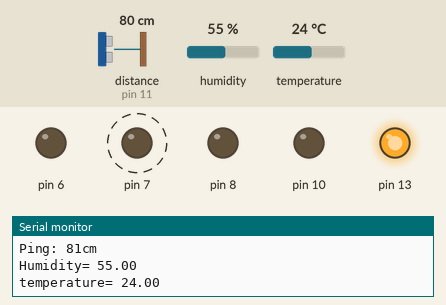
Bench run of a sketch on a simulated Arduino Uno, built with avr-gcc and run on an emulated ATmega328P. Parts: output pins drawn as LEDs (lit = HIGH), the last lines printed to the serial monitor. Dashed ring = blinking. Inputs (shaded band) come from the test bench; at power-on: distance to the obstacle (sensor on pin 11) 80 cm, humidity 55 %, temperature 24 °C. The echo pulse lasts 58.3 µs per cm.

Above: at 1.2 s.
1.3 s: distance to the obstacle (sensor on pin 11) set to 93 cm
6.8 s: distance to the obstacle (sensor on pin 11) set to 102 cm
At 8.3 s:
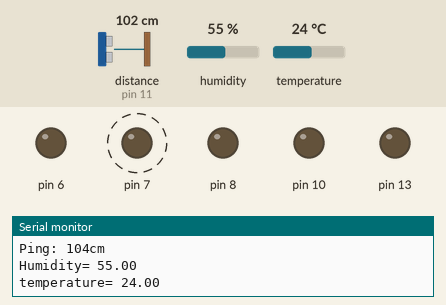
11.1 s: humidity set to 32 %
14.6 s: humidity set to 29 %
At 15.7 s:
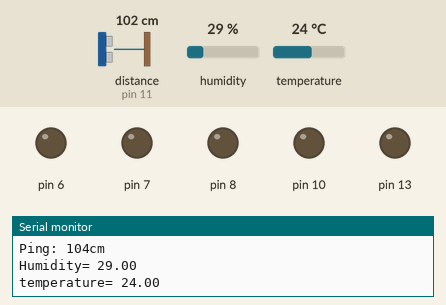
16.5 s: humidity set to 40 %
At 18.7 s:
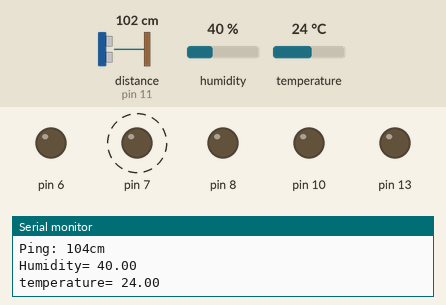
22.0 s: distance to the obstacle (sensor on pin 11) set to 2 cm
At 22.9 s:
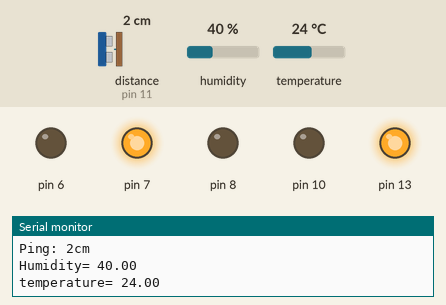
Timing chart, 0 to 25.0 s (numbered marks = the images above; inputs shaded):
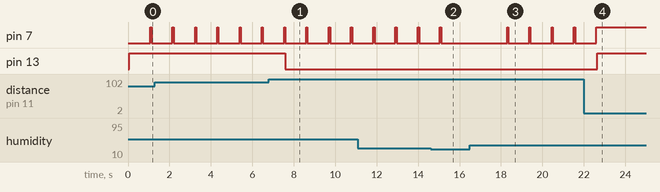

Measured:
- the behaviour switches between 97 and 98 cm on distance to the obstacle (sensor on pin 11) (found by bisection; images 0 and 1)
- the behaviour switches between 31 and 30 % on humidity (found by bisection; images 1 and 2)
- after the input at 6.8 s, pin 13: HIGH → LOW after 0.80 s
- after the input at 14.6 s, pin 7: goes on until 15.1 s, then stays LOW
- after the input at 16.5 s, pin 7: alternates HIGH for 0.06 s and LOW for 1.0 s, starting after 1.8 s
- after the input at 22.0 s, pin 7: goes on until 22.6 s, then stays HIGH; pin 13: LOW → HIGH after 0.65 s
- by itself, pin 7: alternates HIGH for 0.06 s and LOW for 1.0 s

The sketch:

ultradhtnew.ino
```cpp
#include "DHT.h"
#define DHTTYPE DHT11
#define dht_dpin 4


#include <NewPing.h>
#define t  12  // Arduino pin tied to trigger pin on the ultrasonic sensor.
#define e  11  // Arduino pin tied to echo pin on the ultrasonic sensor.
#define di 200 // Maximum distance we want to ping for (in centimeters). Maximum sensor distance is rated at 400-500cm.

DHT dht(dht_dpin,DHTTYPE);

float temp;
float h;
int led=13;
int led2 =10;
int led3 =8;
int buzz=7;
NewPing surya(t, e, di); // NewPing setup of pins and maximum distance.

void setup()
{
  pinMode(10,OUTPUT);
  pinMode(8,OUTPUT);
  pinMode(6,OUTPUT);
  pinMode(13,OUTPUT);
  pinMode(7,OUTPUT);
  Serial.begin(9600);
}

void loop()
{

delay(50);                     // Wait 50ms between pings (about 20 pings/sec). 29ms should be the shortest delay between pings.
  Serial.print("Ping: ");
  Serial.print(surya.ping_cm()); // Send ping, get distance in cm and print result (0 = outside set distance range)
  Serial.println("cm");
   int a=surya.ping_cm();
  if (a<100)
  {
    digitalWrite(13,HIGH);
  }
  else
  {
    digitalWrite(13,LOW);
  }
    if (a<30)
   {
    digitalWrite(7,HIGH);
   }
     else
    {
    digitalWrite(7,LOW);
    }
float h=dht.readHumidity();
float temp=dht.readTemperature();
Serial.print("Humidity= ");
Serial.println(h);
Serial.print("temperature= ");
Serial.println(temp);
  delay(1000);

  if (h>30)
  {
    digitalWrite(7,HIGH);
  }
  else
  {
    digitalWrite(7,LOW);
  }
  if (t>25)
  {
    digitalWrite(12,HIGH);
  }
  else
  {
    digitalWrite(12,LOW);
  }

}
```
